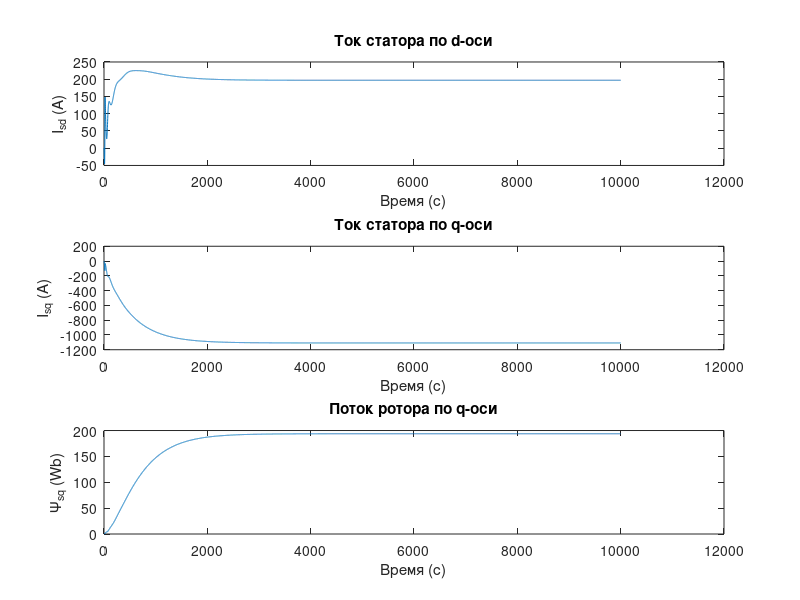
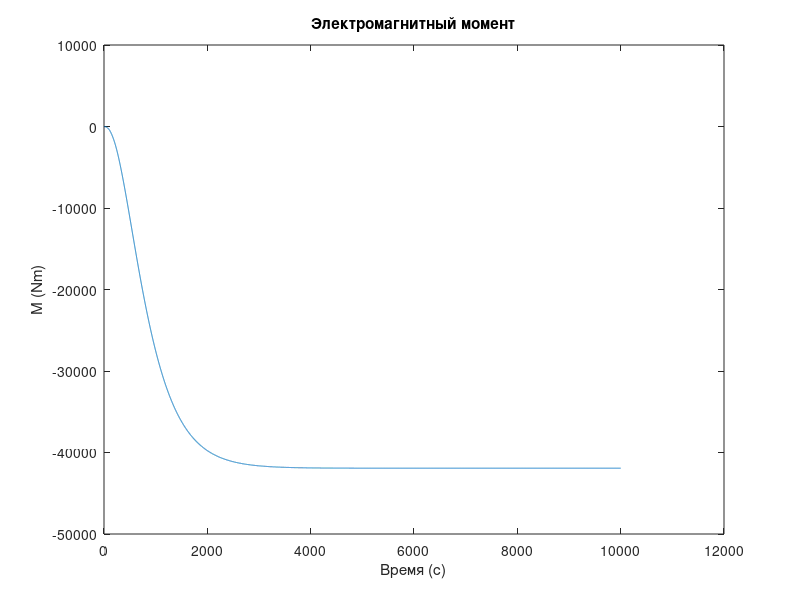

The MATLAB script that drew these images, in order:
clear all;
clc;
close all;

% Параметры модели
Ls = 0.4723; % индуктивность на статоре
Lm = 0.984; % индуктивность намагничивания двигателя
Rs = 0.1545; % сопротивление статора
Rr = 0.067; % Сопротивление ротора
KR = 0.1301; % коэффицент ротора
ZP = 1;
Lr = 0.5151;
Tr = Lr/Rr;
% Входные сигналы (примерные значения, заменить на реальные)
Usd = -220; % Напряжение на статоре по d-оси
Usq = -220; % Напряжение на статоре по q-оси
omega_e = 0; % Электрическая угловая скорость
omega_R = 0.01; % угловая скорость ротора
omega_R = 0.01; % угловая скорость ротора
% Временные параметры
T = 100; % Время моделирования
dt = 0.01; % Шаг интегрирования
N = T / dt; % Количество шагов

Isd(1) = 1; % Ток статора по d-оси
Isq(1) = 1; % Ток статора по q-оси
PsiR(1) = 1; % Поток ротора по q-оси
Mem(1) = 1;


for i = 1:N
    Isd(i+1) =  Isd(i) + dt*(1/(Ls-Lm*KR) * (Usd - Isd(i)*Rs  - KR*PsiR(i)) + omega_e*Isq(i));
    Isq(i+1) = Isq(i) + dt*(1/(Ls-Lm*KR) * (Usq -  Isq(i)*Rs - KR*omega_R*PsiR(i))- omega_e*Isd(i));
    PsiR(i+1) = PsiR(i) + dt*((1/Tr) * (Lm*Isd(i) - PsiR(i)));
    omega_e = ZP*omega_R + (Lm/(PsiR(i)*Tr))*Isq(i);
    Mem(i+1) = ((3*ZP*KR)/2)*PsiR(i)*Isq(i);
end

% Построение графиков
figure;
subplot(3,1,1);
plot(Isd);
title('Ток статора по d-оси');
xlabel('Время (с)');
ylabel('I_{sd} (A)');

subplot(3,1,2);
plot(Isq);
title('Ток статора по q-оси');
xlabel('Время (с)');
ylabel('I_{sq} (A)');

subplot(3,1,3);
plot(PsiR);
title('Поток ротора по q-оси');
xlabel('Время (с)');
ylabel('Ψ_{sq} (Wb)');

figure;
plot(Mem);
title('Электромагнитный момент');
xlabel('Время (с)');
ylabel('M (Nm)');
